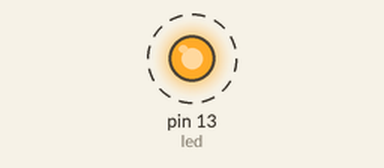
Recording of a sketch running on a simulated Arduino Uno, built with avr-gcc and run on an emulated ATmega328P. Parts: output pins drawn as LEDs (lit = HIGH). Dashed ring = blinking.

Above: at 0.7 s.
Timing chart, 0 to 4.0 s (numbered marks = the images above):
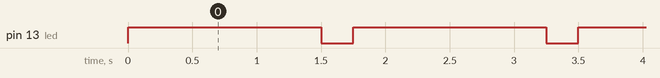

Measured:
- by itself, pin 13 (led): alternates HIGH for 1.5 s and LOW for 0.25 s

The sketch:

EncendidoLeds.ino
```cpp
int led = 13;               //iniciamos variable led, será el puerto 13
void setup() {

pinMode(led,OUTPUT);        //pinMode(pin,funcion) en este caso el pin led (13), lo abrimos con OUTPUT.
}

void loop() {

digitalWrite(led,HIGH);     //indicamos con digitalWrite que se encida el led
delay(1500);                //delay hace que se mantenga encendido los ms que indiquemos
digitalWrite(led,LOW);      //indicamos ahora que se apague el led
delay(250);                 //segundos que queremos que permanezca apagado
}
```
